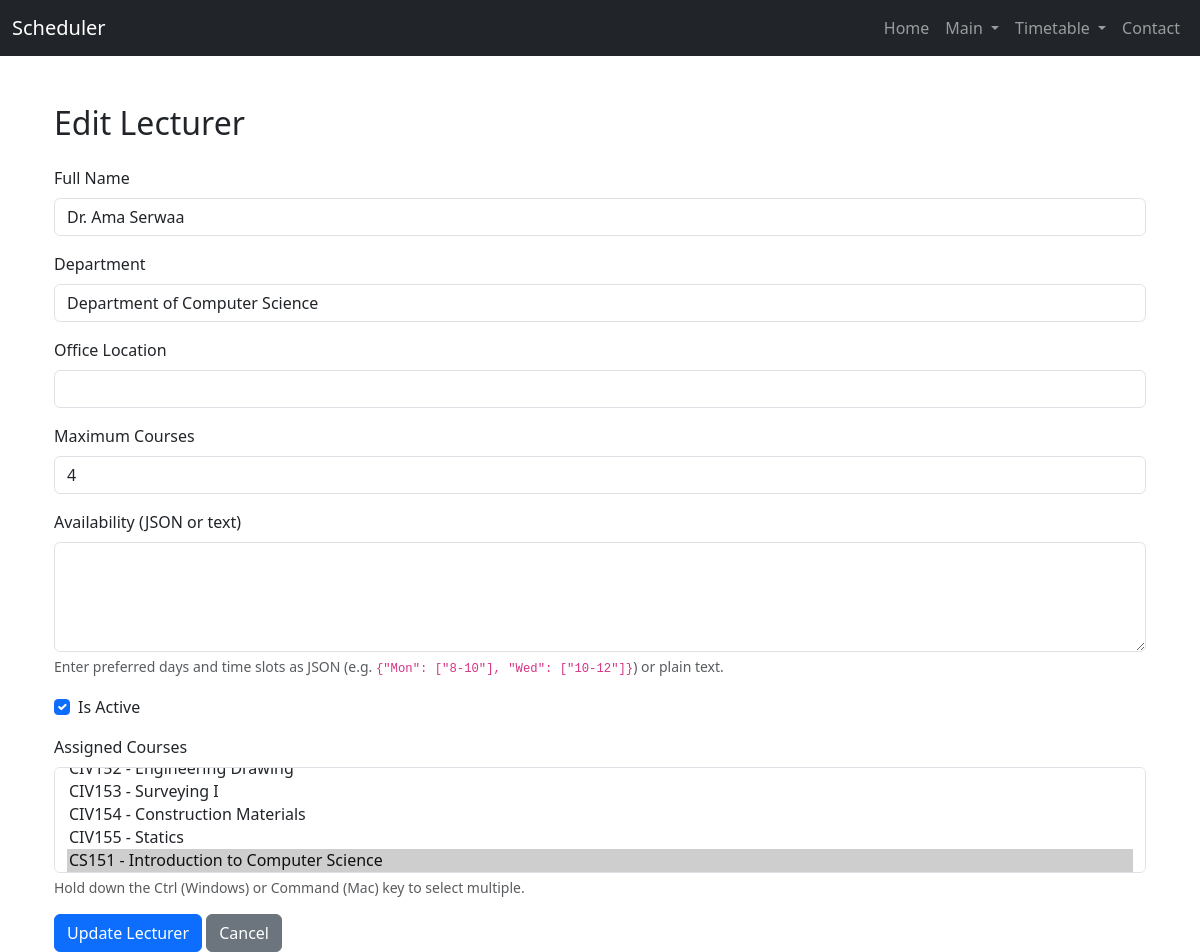
Page /timetable/lecturers/edit/262/ on the committed database.
### Timetable/models.py (models this page shows, shortened)
class Lecturer(models.Model):
    name = models.CharField(max_length=100)
    department = models.ForeignKey(Department, on_delete=models.CASCADE)
    staff_id = models.CharField(max_length=20, unique=True, db_index=True, null=True, blank=True)
    availability = models.JSONField(blank=True, null=True)  # For regular teaching availability
    proctor_availability = models.JSONField(blank=True, null=True)  # For exam proctoring availability
    is_proctor = models.BooleanField(default=False)
    max_courses = models.PositiveIntegerField(default=4)
    is_active = models.BooleanField(default=True)
    class Meta:
        ordering = ['name']

class Department(models.Model):
    code = models.CharField(max_length=10, unique=True)
    name = models.CharField(max_length=100)
    building = models.ForeignKey(Building, on_delete=models.SET_NULL, null=True, blank=True)
    college = models.ForeignKey('College', on_delete=models.SET_NULL, null=True, blank=True, related_name='departments')
    def __str__(self):
        return self.name

class Course(models.Model):
    code = models.CharField(max_length=20, unique=True)
    title = models.CharField(max_length=200)
    course_type = models.ForeignKey(CourseType, on_delete=models.CASCADE)
    department = models.ForeignKey(Department, on_delete=models.CASCADE)
    credit_hours = models.PositiveIntegerField()
    enrollment = models.PositiveIntegerField()
    lecturers = models.ManyToManyField(Lecturer, related_name='courses')
    classes = models.ManyToManyField(Class, related_name='courses')
    requires_lab = models.BooleanField(default=False)
    lab_type = models.ForeignKey(LabType, on_delete=models.SET_NULL, null=True, blank=True)
    class Meta:
        ordering = ['code']

### Timetable/views.py (the view, shortened to what this page needs)
# urls.py: path('lecturers/edit/<int:lecturer_id>/', views.edit_lecturer, name='edit_lecturer'),
def edit_lecturer(request, lecturer_id):
    lecturer = get_object_or_404(Lecturer, id=lecturer_id)
    all_courses = Course.objects.all()
    return render(request, 'timetable/edit_lecturer.html', {
        'lecturer': lecturer,
        'all_courses': all_courses
    })

### templates/timetable/edit_lecturer.html (shortened to what this page needs)
{% extends 'home/base.html' %}
{% block content %}
<div class="container mt-5">
    <h2 class="mb-4">Edit Lecturer</h2>
    <form method="post">
        <div class="mb-3">
            <label for="name" class="form-label">Full Name</label>
            <input type="text" class="form-control" id="name" name="name" value="{{ lecturer.name }}" required>
        </div>
        <div class="mb-3">
            <label for="department" class="form-label">Department</label>
            <input type="text" class="form-control" id="department" name="department" value="{{ lecturer.department }}">
        </div>
        <div class="mb-3">
            <label for="office_location" class="form-label">Office Location</label>
            <input type="text" class="form-control" id="office_location" name="office_location" value="{{ lecturer.office_location }}">
        </div>
        <div class="mb-3">
            <label for="max_courses" class="form-label">Maximum Courses</label>
            <input type="number" class="form-control" id="max_courses" name="max_courses" value="{{ lecturer.max_courses }}">
        </div>
        <div class="mb-3">
            <label for="availability" class="form-label">Availability (JSON or text)</label>
            <textarea class="form-control" id="availability" name="availability" rows="4">{{ lecturer.availability|default:"" }}</textarea>
            <div class="form-text">
                Enter preferred days and time slots as JSON (e.g. <code>{"Mon": ["8-10"], "Wed": ["10-12"]}</code>) or plain text.
            </div>
        </div>
        <div class="mb-3 form-check">
            <input type="checkbox" class="form-check-input" id="is_active" name="is_active" {% if lecturer.is_active %}checked{% endif %}>
            <label class="form-check-label" for="is_active">Is Active</label>
        </div>
        <div class="mb-3">
            <label for="courses" class="form-label">Assigned Courses</label>
            <select id="courses" name="courses" class="form-select" multiple>
                {% for course in all_courses %}
                    <option value="{{ course.id }}" {% if course in lecturer.courses.all %}selected{% endif %}>
                        {{ course.code }} - {{ course.title }}
                    </option>
                {% endfor %}
            </select>
            <div class="form-text">
                Hold down the Ctrl (Windows) or Command (Mac) key to select multiple.
            </div>
        </div>
        <button type="submit" class="btn btn-primary">Update Lecturer</button>
        <a href="{% url 'lecturers' %}" class="btn btn-secondary">Cancel</a>
    </form>
</div>
{% endblock %}

### rows in the picture
Lecturer: name "Dr. Ama Serwaa", department "Department of Computer Science", max_courses "4", is_active "☑", courses "CIV153 - Surveying I / CIV154 - Construction Materials / CIV155 - Statics / CS151 - Introduction to Computer Science ☑"
